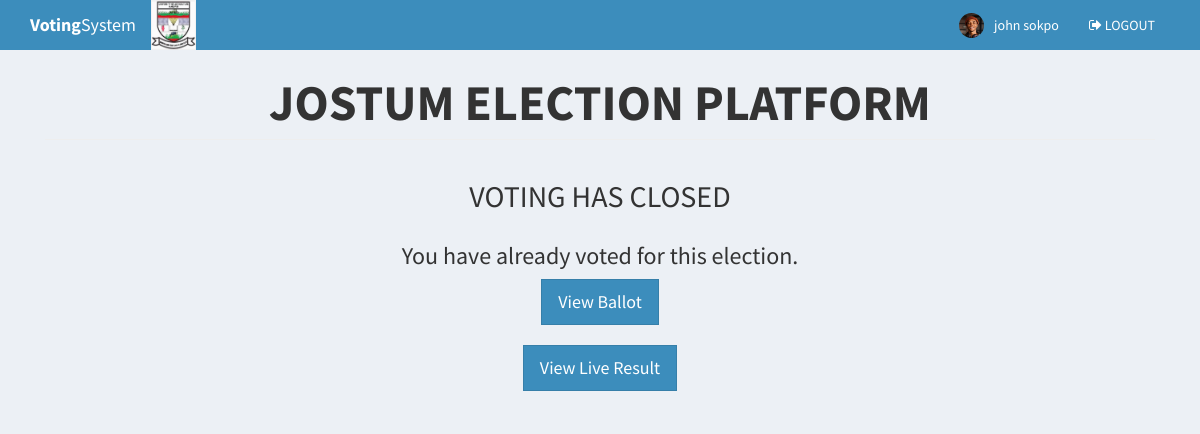
Page /student_college_election.php (signed in) on the committed database.
### tables this page shows
CREATE TABLE IF NOT EXISTS `voters` (
  `id` int NOT NULL AUTO_INCREMENT,
  `voters_id` varchar(15) NOT NULL,
  `password` varchar(60) NOT NULL,
  `firstname` varchar(30) NOT NULL,
  `lastname` varchar(30) NOT NULL,
  `photo` varchar(150) NOT NULL,
  `votercollegeID` int NOT NULL,
  `voterlevelID` int NOT NULL,
  `votersexID` int NOT NULL,
  `votetypeID` int NOT NULL,
  `status` tinyint(1) NOT NULL DEFAULT '-1',
  PRIMARY KEY (`id`)
);

### includes/session.php (called while the page is built, shortened)
<?php
	include 'includes/conn.php';
	if(isset($_SESSION['voter'])){
		$sql = "SELECT * FROM voters WHERE id = '".$_SESSION['voter']."'";
		$query = $conn->query($sql);
		$voter = $query->fetch_assoc();
	}
	else{
		header('location: index.php');
		exit();
	}
?>

### includes/navbar.php (shortened to what this page needs)
<header class="main-header">
  <nav class="navbar navbar-static-top">
    <div class="container">
      <div class="navbar-header">
       <a href="#" class="navbar-brand"><b>Voting</b>System</a><img src="images/fuam.jpg" width="45" height="50" alt="fuam" />
      </div>
      <div class="navbar-custom-menu">
        <ul class="nav navbar-nav">
          <li class="user user-menu">
            <a href="">
              <img src="<?php echo (!empty($voter['photo'])) ? 'images/'.$voter['photo'] : 'images/profile.jpg' ?>" class="user-image" alt="User Image">
              <span class="hidden-xs"><?php echo $voter['firstname'].' '.$voter['lastname']; ?></span>
            </a>
          </li>
          <li><a href="logout.php"><i class="fa fa-sign-out"></i> LOGOUT</a></li>
        </ul>
      </div>
    </div>
  </nav>
</header>

### rows in the picture
voters: photo (picture), firstname "john", lastname "sokpo"

### other values in the picture
$title "JOSTUM ELECTION PLATFORM"
